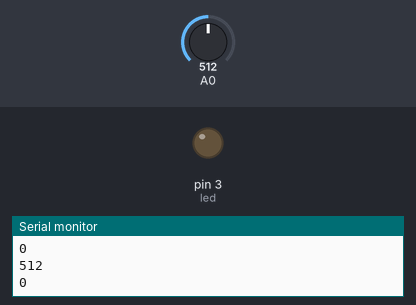
The sketch below on a simulated Arduino Uno, built with avr-gcc and run on an emulated ATmega328P. Shown: output pins drawn as LEDs (lit = HIGH), the last lines printed to the serial monitor. Inputs (shaded band) come from the test bench; at power-on: A0 = 512.

Above: at 1.3 s.
1.4 s: A0 set to 551
2.9 s: A0 set to 578
At 3.4 s:
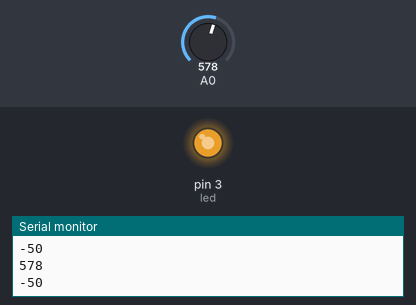
4.4 s: A0 set to 716
At 5.6 s:
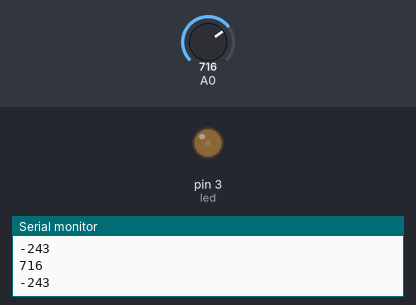
5.9 s: A0 set to 1023
At 6.7 s:
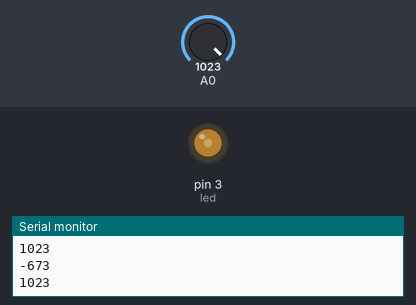
Timing chart, 0 to 8.4 s (numbered marks = the images above; inputs shaded):
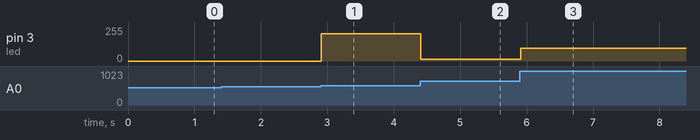

The sketch:

IR_Simple.ino
```cpp
int led = 3;           // the pin that the LED is attached to
int brightness = 0;    // how bright the LED is
int lastSensor = 0;
int sensorStart = 0;
int lastBrightness = 0;
const long interval = 10;
unsigned long previousMillis = 0;
void setup() {
  Serial.begin(9600);
  pinMode(led, OUTPUT);
  for(int i = 0; i < 10; i++){
    sensorStart = sensorStart + analogRead(A0);
    delay(10);
  }
  sensorStart = sensorStart / 10;
  sensorStart = sensorStart + 30;

}

void loop() {
  Serial.println(lastBrightness);
  unsigned long currentMillis = millis();
  int sensorValue = analogRead(A0);
  Serial.println(sensorValue);
  if(sensorValue > (sensorStart + 20)){
  brightness = map(sensorValue, sensorStart, 360, 0, 255);
  analogWrite(led, brightness);
  lastBrightness = brightness;
  }
  else{
    if(lastBrightness > 0){
      if(currentMillis - previousMillis >= interval) {
    // save the last time you blinked the LED
       previousMillis = currentMillis;
       lastBrightness--;
       analogWrite(led, lastBrightness);
  }


    }
    else{
    analogWrite(led, 0);
    }
  }
}
```

Measured:
- the behaviour switches between 562 and 563 on A0 (found by bisection; images 0 and 1)
- after the input at 2.9 s, pin 3 (led): 0/255 → 206/255 at once
- after the input at 4.4 s, pin 3 (led): 206/255 → 13/255 at once
- after the input at 5.9 s, pin 3 (led): 13/255 → 95/255 at once
